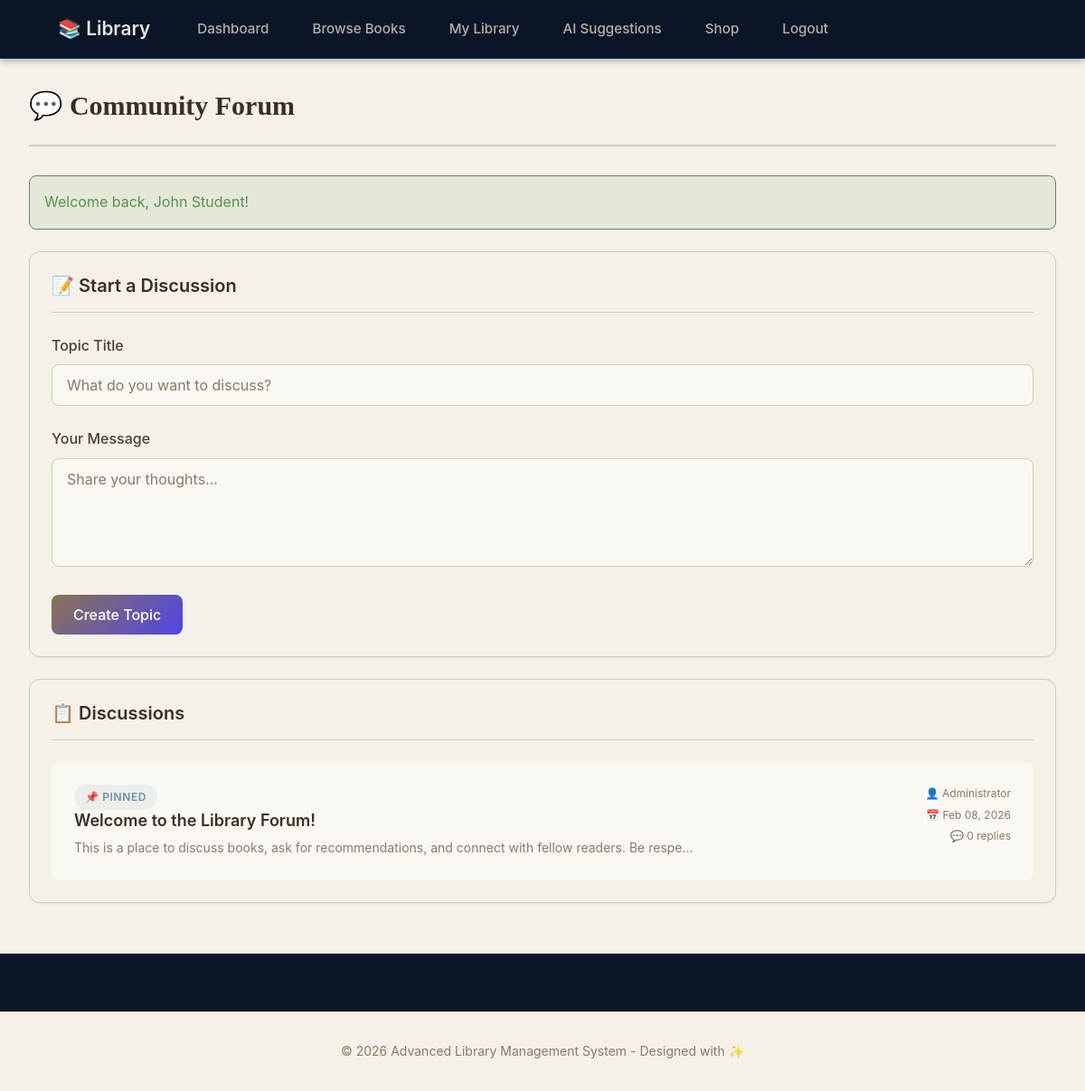
The page /user/forum.php (signed in) on the database its author committed.
### tables this page shows
CREATE TABLE IF NOT EXISTS forum_topics (
    id INT PRIMARY KEY AUTO_INCREMENT,
    user_id INT NOT NULL,
    title VARCHAR(255) NOT NULL,
    content TEXT NOT NULL,
    is_pinned TINYINT(1) NOT NULL DEFAULT 0,
    created_at DATETIME NOT NULL DEFAULT CURRENT_TIMESTAMP,
    updated_at DATETIME NOT NULL DEFAULT CURRENT_TIMESTAMP ON UPDATE CURRENT_TIMESTAMP,

    INDEX idx_user (user_id),
    INDEX idx_created (created_at),
    INDEX idx_pinned (is_pinned),

    CONSTRAINT fk_topics_user FOREIGN KEY (user_id)
        REFERENCES users(id) ON DELETE CASCADE ON UPDATE CASCADE
);

CREATE TABLE users (
    id INT PRIMARY KEY AUTO_INCREMENT,
    name VARCHAR(100) NOT NULL,
    email VARCHAR(255) NOT NULL UNIQUE,
    password_hash VARCHAR(255) NOT NULL,
    role ENUM('admin', 'user') NOT NULL DEFAULT 'user',
    is_active TINYINT(1) NOT NULL DEFAULT 1,
    created_at DATETIME NOT NULL DEFAULT CURRENT_TIMESTAMP,
    
    INDEX idx_email (email),
    INDEX idx_role (role),
    INDEX idx_is_active (is_active)
);

### includes/auth_check.php (called while the page is built, shortened)
<?php
function url($path) {
    return BASE_URL . $path;
}
function sanitize($input) {
    return htmlspecialchars(trim($input), ENT_QUOTES, 'UTF-8');
}
function getFlashMessage() {
    if (isset($_SESSION['flash'])) {
        $flash = $_SESSION['flash'];
        return $flash;
    }
    return null;
}

### user/forum.php (the view, shortened to what this page needs)
<?php
require_once __DIR__ . '/../includes/auth_check.php';
$db = getDB();
$stmt = $db->query("
    SELECT t.*, u.name as author_name,
           (SELECT COUNT(*) FROM forum_replies WHERE topic_id = t.id) as reply_count
    FROM forum_topics t
    JOIN users u ON t.user_id = u.id
    ORDER BY t.is_pinned DESC, t.updated_at DESC
");
$topics = $stmt->fetchAll();
$flash = getFlashMessage();
require_once __DIR__ . '/../includes/header.php';
require_once __DIR__ . '/../includes/nav_user.php';
?>
<div class="page-header">
    <h1>💬 Community Forum</h1>
</div>
<?php if ($flash): ?>
    <div class="alert alert-<?= $flash['type'] === 'success' ? 'success' : 'error' ?>">
        <?= sanitize($flash['message']) ?>
    </div>
<?php endif; ?>
<div class="card">
    <div class="card-header">
        <h3>📝 Start a Discussion</h3>
    </div>
    <form method="POST" action="">
        <div class="form-group">
            <label for="title">Topic Title</label>
            <input type="text" id="title" name="title" placeholder="What do you want to discuss?" required>
        </div>
        <div class="form-group">
            <label for="content">Your Message</label>
            <textarea id="content" name="content" rows="3" placeholder="Share your thoughts..." required></textarea>
        </div>
        <button type="submit" name="create_topic" class="btn btn-primary">Create Topic</button>
    </form>
</div>
<div class="card">
    <div class="card-header">
        <h3>📋 Discussions</h3>
    </div>
    <?php if (empty($topics)): ?>
        <p class="text-muted">No discussions yet. Be the first to start one!</p>
    <?php else: ?>
        <div class="forum-topics">
            <?php foreach ($topics as $topic): ?>
                <a href="<?= url('/user/topic.php?id=' . $topic['id']) ?>" class="forum-topic-item">
                    <div class="topic-main">
                        <?php if ($topic['is_pinned']): ?>
                            <span class="badge badge-info">📌 Pinned</span>
                        <?php endif; ?>
                        <h4><?= sanitize($topic['title']) ?></h4>
                        <p class="topic-preview"><?= sanitize(substr($topic['content'], 0, 100)) ?>...</p>
                    </div>
                    <div class="topic-meta">
                        <span class="topic-author">👤 <?= sanitize($topic['author_name']) ?></span>
                        <span class="topic-date">📅 <?= date('M d, Y', strtotime($topic['created_at'])) ?></span>
                        <span class="topic-replies">💬 <?= $topic['reply_count'] ?> replies</span>
                    </div>
                </a>
            <?php endforeach; ?>
        </div>
    <?php endif; ?>
</div>
<?php require_once __DIR__ . '/../includes/footer_user.php'; ?>

### css/navigation.css (style rules this page uses)
.page-header { margin-bottom: 2rem; padding-bottom: 1rem; border-bottom: 2px solid var(--color-border); }
.page-header h1 { color: var(--color-text-heading); margin-bottom: 0.5rem; font-family: Georgia, serif; }

### css/dropdown.css (style rules this page uses)
.book-card, .book-actions, .book-details, .card { overflow: visible !important; }

### rows shown on the page
forum_topics: is_pinned "📌 PINNED", title "Welcome to the Library Forum!", content "This is a place to discuss books, ask for recommendations, and connect with fellow readers. Be respe", user.name "Administrator", created_at "Feb 08, 2026", reply_count "0"

### other values the page prints
$flash['message'] "Welcome back, John Student!"
